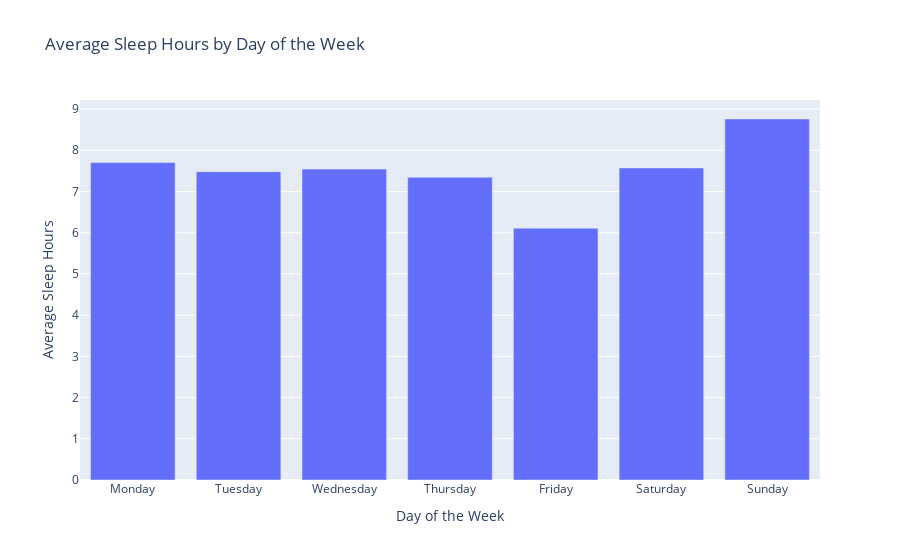

This figure's notebook cell:
### Code cell
# Prepare the data for visualization
average_sleep_by_day = (
    fitness_data.groupby('day_of_week')['sleep_hours']
    .mean()
    .reindex(['Monday', 'Tuesday', 'Wednesday', 'Thursday', 'Friday', 'Saturday', 'Sunday'])
    .reset_index()
)

# Create a bar chart for average sleep by day of the week
fig = px.bar(
    average_sleep_by_day,
    x='day_of_week',
    y='sleep_hours',
    title='Average Sleep Hours by Day of the Week',
    labels={'day_of_week': 'Day of the Week', 'sleep_hours': 'Average Sleep Hours'},
)

# Display the bar chart
fig.show()

### Figure 1 — Plotly figure (JSON) as saved in the notebook; plotly's stock layout.template omitted (floating-point values rounded to 4 significant figures)
{"data": [{"hovertemplate": "Day of the Week=%{x}<br>Average Sleep Hours=%{y}<extra></extra>", "legendgroup": "", "marker": {"color": "#636efa", "pattern": {"shape": ""}}, "name": "", "orientation": "v", "showlegend": false, "textposition": "auto", "type": "bar", "x": ["Monday", "Tuesday", "Wednesday", "Thursday", "Friday", "Saturday", "Sunday"], "xaxis": "x", "y": [7.701, 7.479, 7.543, 7.345, 6.111, 7.571, 8.759], "yaxis": "y"}], "layout": {"barmode": "relative", "legend": {"tracegroupgap": 0}, "title": {"text": "Average Sleep Hours by Day of the Week"}, "xaxis": {"anchor": "y", "domain": [0, 1], "title": {"text": "Day of the Week"}}, "yaxis": {"anchor": "x", "domain": [0, 1], "title": {"text": "Average Sleep Hours"}}}}
